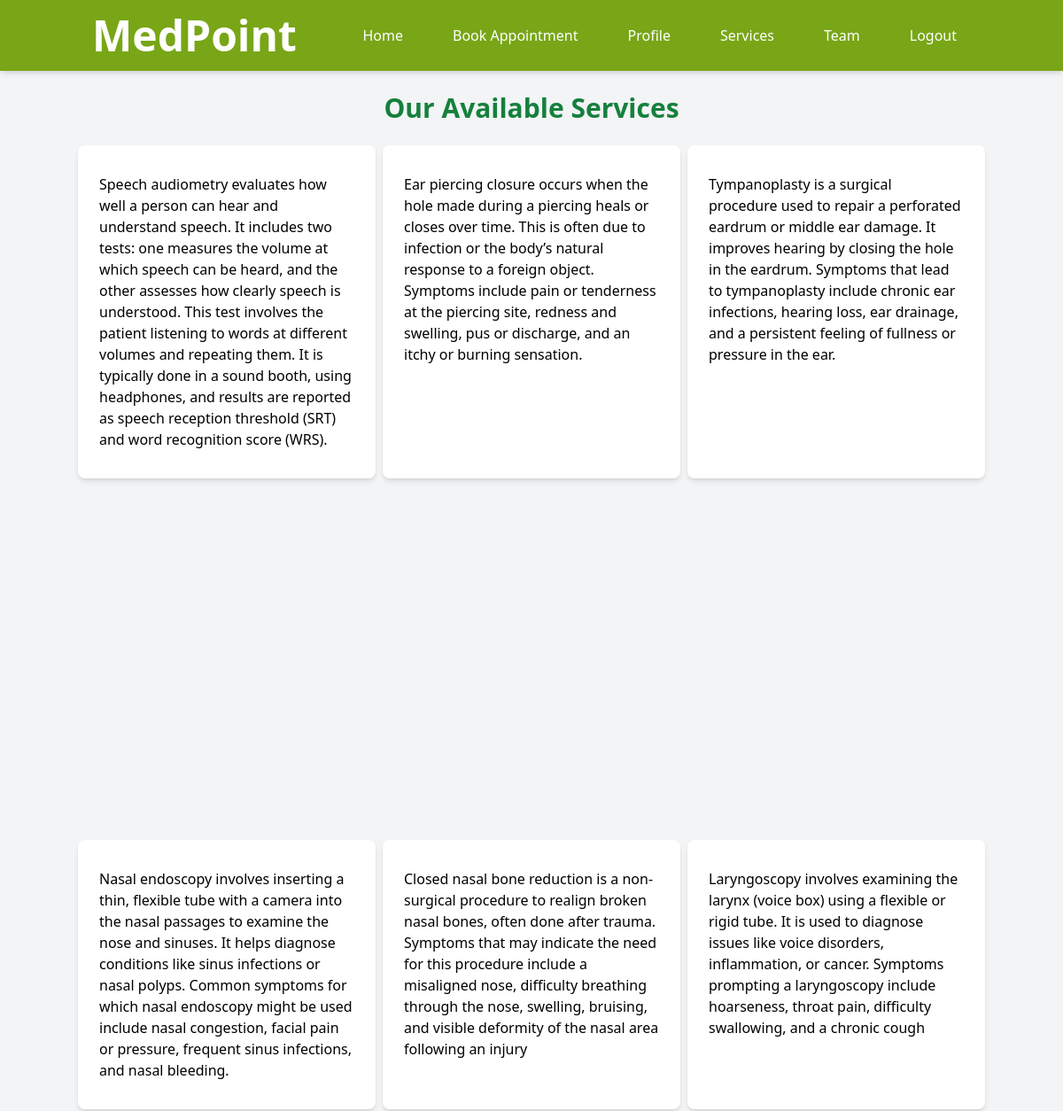
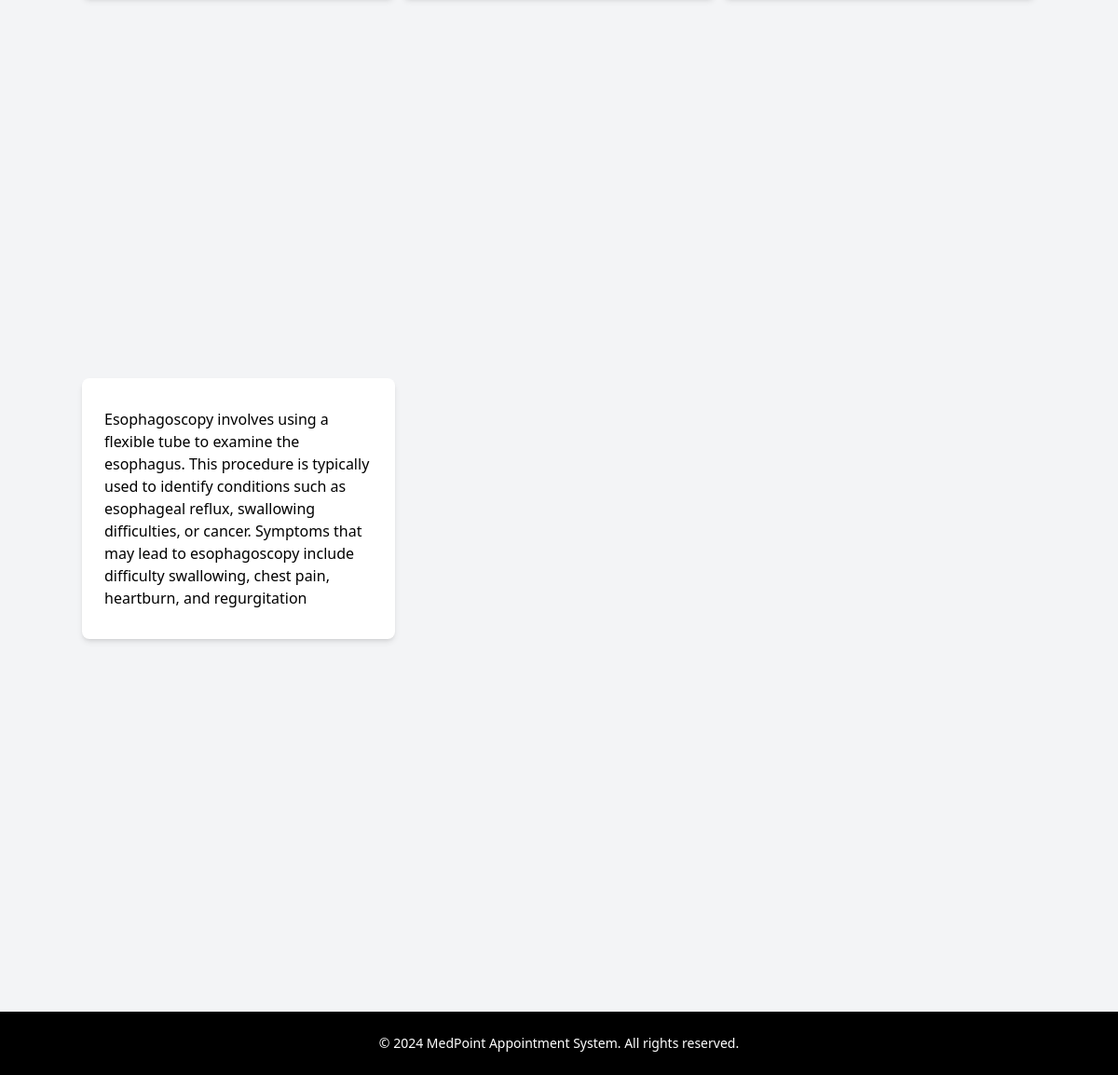
Screenshot of /user/availableservices.php (signed in) with the database file from the repository (2 pictures, top to bottom).
### tables this page shows
CREATE TABLE `services` (
  `service_id` int(11) NOT NULL,
  `service_name` varchar(255) NOT NULL,
  `description` text NOT NULL
);

### user/availableservices.php (the view, shortened to what this page needs)
<?php
include('../includes/db.php');
include('../includes/user-navbar.php');
$stmt = $pdo->prepare("SELECT * FROM services");
$stmt->execute();
$services = $stmt->fetchAll();
?>
<!DOCTYPE html>
<html lang="en">
<head>
    <script src="https://cdn.tailwindcss.com"></script>
</head>
<body class="bg-gray-100">
    <main class="container mx-auto mt-10">
    <h2 class="text-3xl font-bold text-center text-green-700 mb-6">Our Available Services</h2>
    <div class="grid grid-cols-1 sm:grid-cols-2 lg:grid-cols-3 gap-2">
        <?php foreach ($services as $service): ?>
            <div class="card bg-white rounded-lg shadow-md p-6 ">
                <p class="text-black mb-2">
                    <?php echo htmlspecialchars($service['description']);  ?>
                </p>
            </div>
        <?php endforeach; ?>
    </div>
</main>
    <?php include('../includes/footer.php'); ?>
</body>
</html>

### user/availableservices.php (style rules this page uses)
.card { transition: transform 0.3s ease, box-shadow 0.3s ease; margin-bottom: 400px; }

### rows the page displays
services: description "Speech audiometry evaluates how well a person can hear and understand speech. It includes two tests: one measures the volume at which speech can be heard, and the other assesses how clearly speech is understood. This test involves the patient listening to words at different volumes and repeating them. It is typically done in a sound booth, using headphones, and results are reported as speech reception threshold (SRT) and word recognition score (WRS)."
services: description "Ear piercing closure occurs when the hole made during a piercing heals or closes over time. This is often due to infection or the body’s natural response to a foreign object. Symptoms include pain or tenderness at the piercing site, redness and swelling, pus or discharge, and an itchy or burning sensation."
services: description "Tympanoplasty is a surgical procedure used to repair a perforated eardrum or middle ear damage. It improves hearing by closing the hole in the eardrum. Symptoms that lead to tympanoplasty include chronic ear infections, hearing loss, ear drainage, and a persistent feeling of fullness or pressure in the ear."
services: description "Nasal endoscopy involves inserting a thin, flexible tube with a camera into the nasal passages to examine the nose and sinuses. It helps diagnose conditions like sinus infections or nasal polyps. Common symptoms for which nasal endoscopy might be used include nasal congestion, facial pain or pressure, frequent sinus infections, and nasal bleeding."
services: description "Closed nasal bone reduction is a non-surgical procedure to realign broken nasal bones, often done after trauma. Symptoms that may indicate the need for this procedure include a misaligned nose, difficulty breathing through the nose, swelling, bruising, and visible deformity of the nasal area following an injury"
services: description "Laryngoscopy involves examining the larynx (voice box) using a flexible or rigid tube. It is used to diagnose issues like voice disorders, inflammation, or cancer. Symptoms prompting a laryngoscopy include hoarseness, throat pain, difficulty swallowing, and a chronic cough"
services: description "Esophagoscopy involves using a flexible tube to examine the esophagus. This procedure is typically used to identify conditions such as esophageal reflux, swallowing difficulties, or cancer. Symptoms that may lead to esophagoscopy include difficulty swallowing, chest pain, heartburn, and regurgitation"
